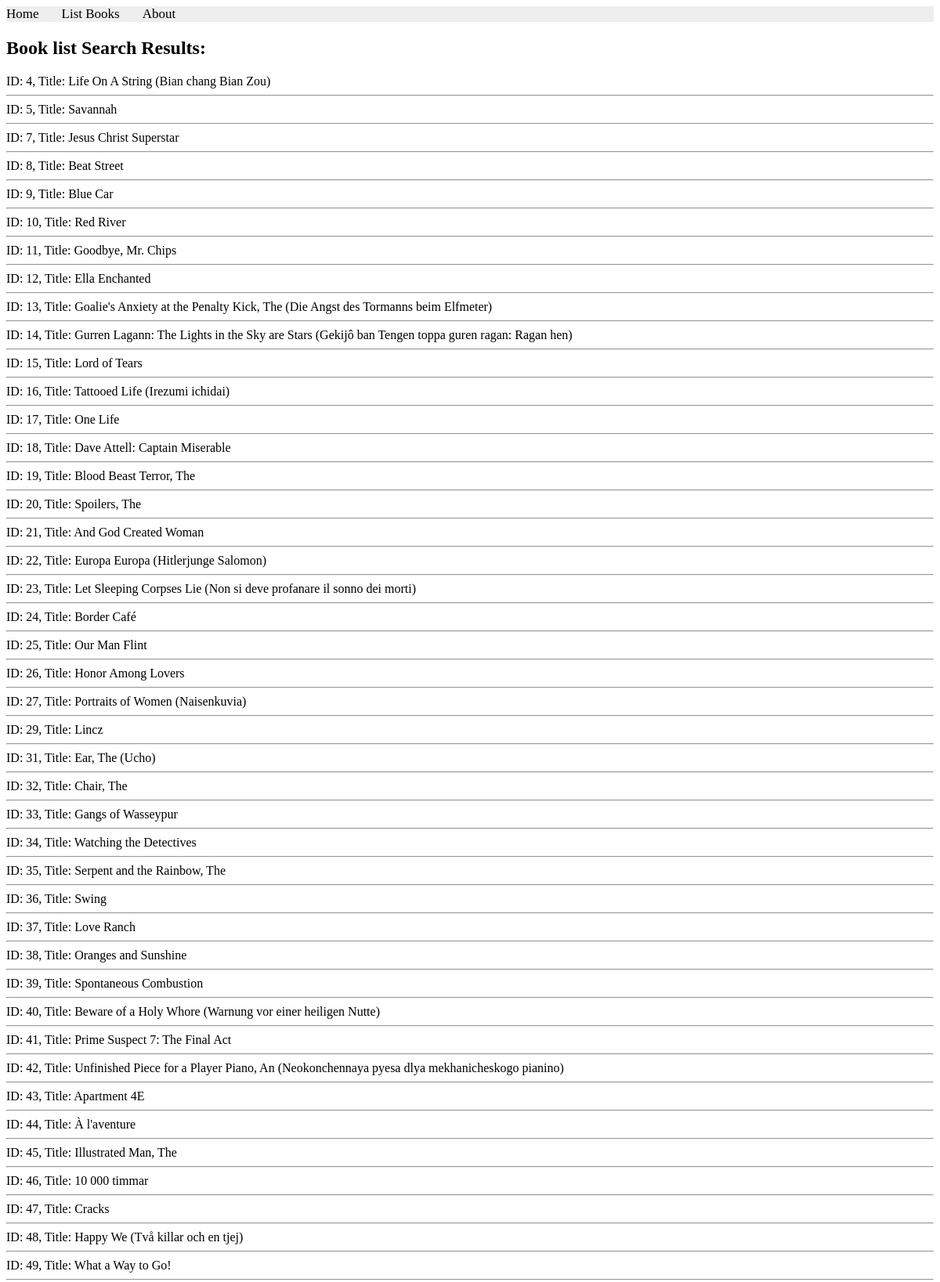
The page /books/lab8/task1 (upper part) on the database its author committed.
### apps/bookmodule/models.py (models this page shows)
class Book(models.Model):
    title = models.CharField(max_length = 50)
    author = models.CharField(max_length = 50)
    price = models.FloatField(default = 0.0)
    edition = models.SmallIntegerField(default = 1)

### apps/bookmodule/views.py (the view)
# urls.py: path('lab8/task1', views.lab8_task1, name='books.lab8_task1'),
def lab8_task1(request):
    books = Book.objects.filter(Q(price__lte=80))
    return render(request, 'bookmodule/bookList.html', {'books': books})

### apps/templates/bookmodule/bookList.html (shortened to what this page needs)
{% extends "layouts/base.html" %}
{% load static %}
{% block content %}
    <h2>Book list Search Results:</h2>
    {% for obj in books %}
        ID: {{obj.id}}, Title: {{obj.title}}
        <hr>
    {% endfor %}
{% endblock content %}

### rows shown on the page
Book: id "4", title "Life On A String (Bian chang Bian Zou)"
Book: id "5", title "Savannah"
Book: id "7", title "Jesus Christ Superstar"
Book: id "8", title "Beat Street"
Book: id "9", title "Blue Car"
Book: id "10", title "Red River"
Book: id "11", title "Goodbye, Mr. Chips"
Book: id "12", title "Ella Enchanted"
Book: id "13", title "Goalie's Anxiety at the Penalty Kick, The (Die Angst des Tormanns beim Elfmeter)"
Book: id "14", title "Gurren Lagann: The Lights in the Sky are Stars (Gekijô ban Tengen toppa guren ragan: Ragan hen)"
Book: id "15", title "Lord of Tears"
Book: id "16", title "Tattooed Life (Irezumi ichidai)"
Book: id "17", title "One Life"
Book: id "18", title "Dave Attell: Captain Miserable"
Book: id "19", title "Blood Beast Terror, The"
Book: id "20", title "Spoilers, The"
Book: id "21", title "And God Created Woman"
Book: id "22", title "Europa Europa (Hitlerjunge Salomon)"
Book: id "23", title "Let Sleeping Corpses Lie (Non si deve profanare il sonno dei morti)"
Book: id "24", title "Border Café"
Book: id "25", title "Our Man Flint"
Book: id "26", title "Honor Among Lovers"
Book: id "27", title "Portraits of Women (Naisenkuvia)"
Book: id "29", title "Lincz"
Book: id "31", title "Ear, The (Ucho)"
Book: id "32", title "Chair, The"
Book: id "33", title "Gangs of Wasseypur"
Book: id "34", title "Watching the Detectives"
Book: id "35", title "Serpent and the Rainbow, The"
Book: id "36", title "Swing"
Book: id "37", title "Love Ranch"
Book: id "38", title "Oranges and Sunshine"
Book: id "39", title "Spontaneous Combustion"
Book: id "40", title "Beware of a Holy Whore (Warnung vor einer heiligen Nutte)"
Book: id "41", title "Prime Suspect 7: The Final Act"
Book: id "42", title "Unfinished Piece for a Player Piano, An (Neokonchennaya pyesa dlya mekhanicheskogo pianino)"
Book: id "43", title "Apartment 4E"
Book: id "44", title "À l'aventure"
Book: id "45", title "Illustrated Man, The"
Book: id "46", title "10 000 timmar"
Book: id "47", title "Cracks"
Book: id "48", title "Happy We (Två killar och en tjej)"
Book: id "49", title "What a Way to Go!"
